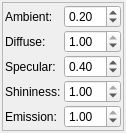
<?xml version="1.0" encoding="UTF-8"?>
<ui version="4.0">
 <class>Materials</class>
 <widget class="QWidget" name="Materials">
  <property name="geometry">
   <rect>
    <x>0</x>
    <y>0</y>
    <width>126</width>
    <height>118</height>
   </rect>
  </property>
  <property name="windowTitle">
   <string>Materials</string>
  </property>
  <layout class="QVBoxLayout" name="verticalLayout">
   <property name="spacing">
    <number>2</number>
   </property>
   <property name="leftMargin">
    <number>2</number>
   </property>
   <property name="topMargin">
    <number>2</number>
   </property>
   <property name="rightMargin">
    <number>2</number>
   </property>
   <property name="bottomMargin">
    <number>2</number>
   </property>
   <item>
    <widget class="QFrame" name="materialsFrame_">
     <property name="font">
      <font>
       <weight>50</weight>
       <bold>false</bold>
      </font>
     </property>
     <property name="frameShape">
      <enum>QFrame::StyledPanel</enum>
     </property>
     <property name="frameShadow">
      <enum>QFrame::Raised</enum>
     </property>
     <layout class="QGridLayout" name="gridLayout_9">
      <property name="leftMargin">
       <number>2</number>
      </property>
      <property name="topMargin">
       <number>2</number>
      </property>
      <property name="rightMargin">
       <number>2</number>
      </property>
      <property name="bottomMargin">
       <number>2</number>
      </property>
      <property name="spacing">
       <number>2</number>
      </property>
      <item row="0" column="1">
       <widget class="QDoubleSpinBox" name="ambientDoubleSpinBox_">
        <property name="maximum">
         <double>1.000000000000000</double>
        </property>
        <property name="singleStep">
         <double>0.050000000000000</double>
        </property>
        <property name="value">
         <double>0.200000000000000</double>
        </property>
       </widget>
      </item>
      <item row="3" column="0">
       <widget class="QLabel" name="label_17">
        <property name="text">
         <string>Shininess:</string>
        </property>
       </widget>
      </item>
      <item row="1" column="0">
       <widget class="QLabel" name="label_15">
        <property name="text">
         <string>Diffuse:</string>
        </property>
       </widget>
      </item>
      <item row="4" column="1">
       <widget class="QDoubleSpinBox" name="emissionDoubleSpinBox_">
        <property name="maximum">
         <double>1.000000000000000</double>
        </property>
        <property name="singleStep">
         <double>0.050000000000000</double>
        </property>
        <property name="value">
         <double>1.000000000000000</double>
        </property>
       </widget>
      </item>
      <item row="4" column="0">
       <widget class="QLabel" name="label_18">
        <property name="text">
         <string>Emission:</string>
        </property>
       </widget>
      </item>
      <item row="2" column="1">
       <widget class="QDoubleSpinBox" name="specularDoubleSpinBox_">
        <property name="minimum">
         <double>0.000000000000000</double>
        </property>
        <property name="maximum">
         <double>1.000000000000000</double>
        </property>
        <property name="singleStep">
         <double>0.050000000000000</double>
        </property>
        <property name="value">
         <double>0.400000000000000</double>
        </property>
       </widget>
      </item>
      <item row="3" column="1">
       <widget class="QDoubleSpinBox" name="shininessDoubleSpinBox_">
        <property name="maximum">
         <double>1.000000000000000</double>
        </property>
        <property name="singleStep">
         <double>0.050000000000000</double>
        </property>
        <property name="value">
         <double>1.000000000000000</double>
        </property>
       </widget>
      </item>
      <item row="2" column="0">
       <widget class="QLabel" name="label_16">
        <property name="text">
         <string>Specular:</string>
        </property>
       </widget>
      </item>
      <item row="0" column="0">
       <widget class="QLabel" name="label_14">
        <property name="text">
         <string>Ambient:</string>
        </property>
       </widget>
      </item>
      <item row="1" column="1">
       <widget class="QDoubleSpinBox" name="diffuseDoubleSpinBox_">
        <property name="minimum">
         <double>0.000000000000000</double>
        </property>
        <property name="maximum">
         <double>1.000000000000000</double>
        </property>
        <property name="singleStep">
         <double>0.050000000000000</double>
        </property>
        <property name="value">
         <double>1.000000000000000</double>
        </property>
       </widget>
      </item>
     </layout>
    </widget>
   </item>
  </layout>
 </widget>
 <resources/>
 <connections/>
</ui>
